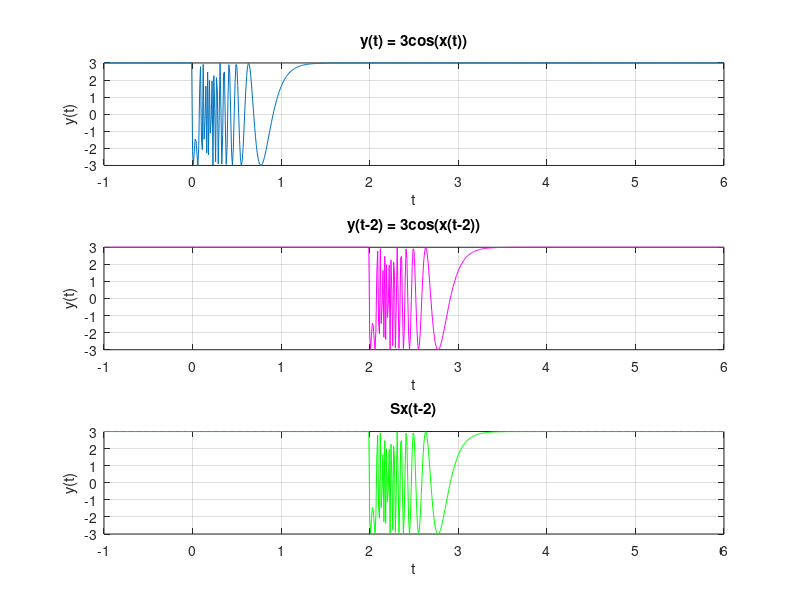
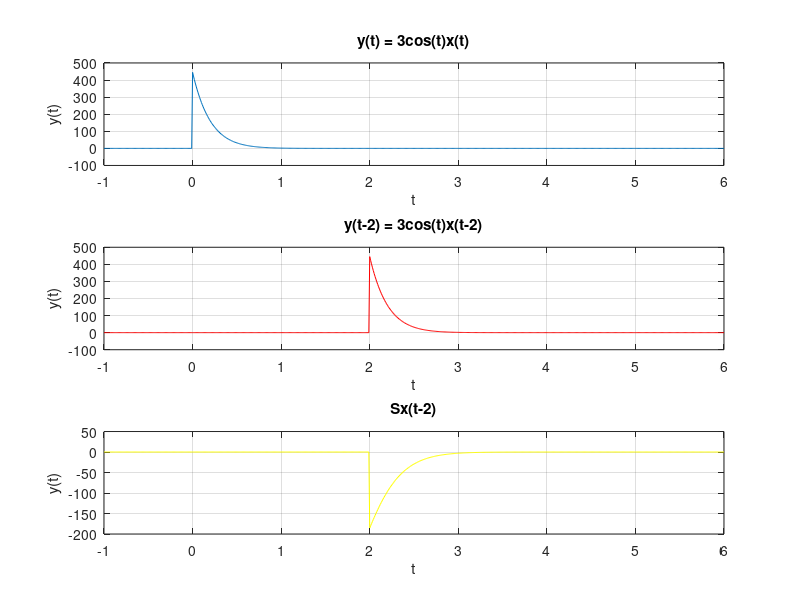

These figures' MATLAB source, in order:
t = -1:0.01:6;
u = @(t) (t >= 0);
x = @(t) exp(-5*(t - 1)) .* u(t);
y1 = @(t) 3*cos(x(t));
y2 = @(t) 3*cos(t) .* x(t);

figure;
subplot(3,1,1);
plot(t, y1(t));
title('y(t) = 3cos(x(t))');
xlabel('t');
ylabel('y(t)');
grid on;

subplot(3,1,2);
plot(t, y1(t-2), 'm');
title('y(t-2) = 3cos(x(t-2))');
xlabel('t');
ylabel('y(t)');
grid on;

subplot(3,1,3); 
plot(t, 3*cos(x(t-2)), 'g');
title('S{x(t-2)}');
xlabel('t');
ylabel('y(t)');
grid on;

% Το y(t) = 3cos(t)x(t) δεν είναι χρονικά αμετάβλητο
figure;
subplot(3,1,1);
plot(t, y2(t));
title('y(t) = 3cos(t)x(t)');
xlabel('t');
ylabel('y(t)');
grid on;

subplot(3,1,2);
plot(t, y2(t-2), 'r');
title('y(t-2) = 3cos(t)x(t-2)');
xlabel('t');
ylabel('y(t)');
grid on;

subplot(3,1,3); 
plot(t, 3*cos(t) .* x(t-2), 'y');
title('S{x(t-2)}');
xlabel('t');
ylabel('y(t)');
grid on;
